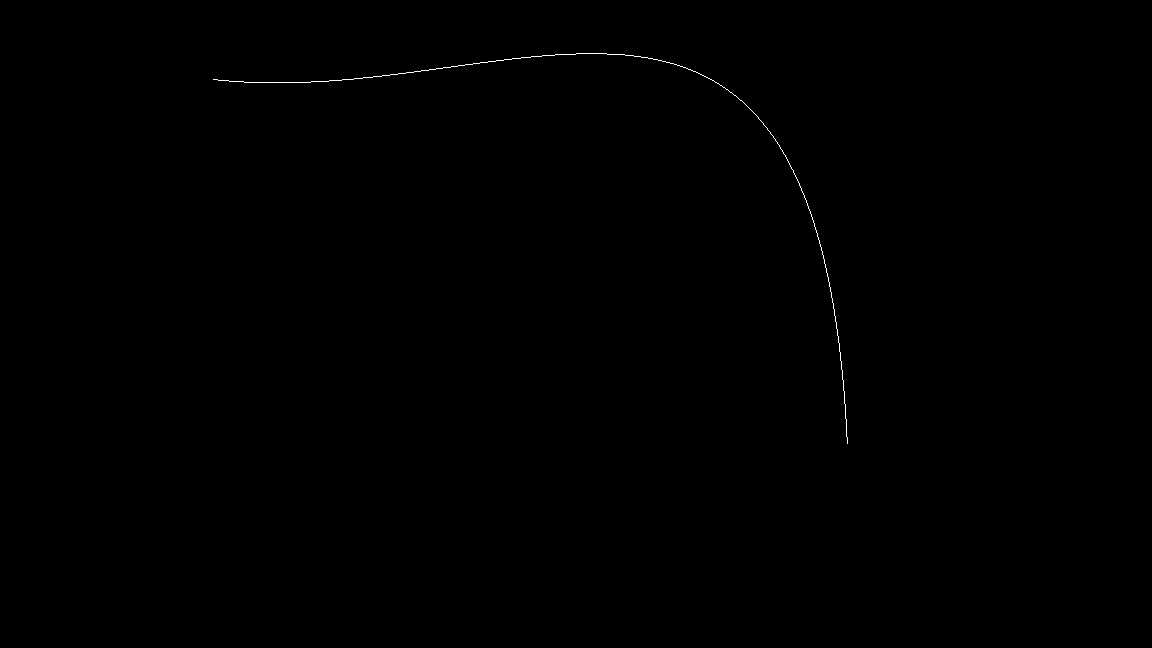
#> input picture code/data/augmentation/hairs/hair-w1.png, 1152 x 648 px
$ python -i preprocessing.py   (imports and definitions only)
#> lines starting #> are read from the running program, lines starting #| are printed output that depends on the picture; after the words box and inside, x2 and y2 are one past the last pixel; in counts of white or black regions, pixels touching at a corner belong together
import cv2
import numpy as np
import seam_carving as sm


class ImagePreprocessor:
    IMAGE_SIZE = (512, 512)

    def apply_image_default(self, image_path, normalize=True, resize_to=IMAGE_SIZE, seam_carving=False):
#> called with image_path = '../data/augmentation/hairs/hair-w1.png', normalize = True, resize_to = (512, 512), seam_carving = False
        image = cv2.imread(image_path, cv2.IMREAD_COLOR)
#> image is the input picture: shape (648, 1152, 3); 0.12% white in thin lines or dots, all inside (x1, y1, x2, y2) = (213, 53, 848, 444)
        if resize_to:
            if seam_carving:
                image = sm.resize(
                    src=image,
                    size=resize_to,
                    energy_mode='forward',
                    order='width-first',
                    keep_mask=None
                )
            else:
                image = cv2.resize(src=image, dsize=resize_to, interpolation=cv2.INTER_NEAREST)
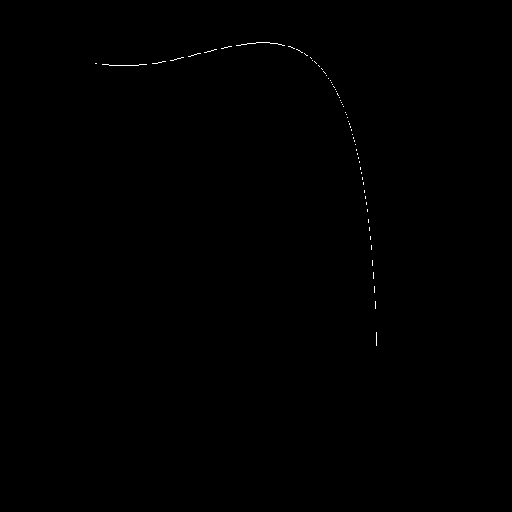
#> image: shape (512, 512, 3); 0.12% white in thin lines or dots, all inside (x1, y1, x2, y2) = (95, 42, 377, 346)
        image = cv2.cvtColor(image, cv2.COLOR_BGR2RGB)
        # normalization step to get numbers between (0, 1)
        if normalize:
            image = image / 255.0

        return image

    def apply_mask_default(self, mask_path, normalize=True, resize_to=IMAGE_SIZE, seam_carving=False):
        mask = cv2.imread(mask_path, cv2.IMREAD_GRAYSCALE)
        no_colors = len(np.unique(mask))
        if resize_to:
            if seam_carving:
                mask = sm.resize(
                    src=mask,
                    size=resize_to,
                    energy_mode='backward',
                    order='width-first',
                    keep_mask=None
                )
            else:
                mask = cv2.resize(src=mask, dsize=resize_to, interpolation=cv2.INTER_NEAREST)

        # normalization step to get numbers between (0, 1)
        if normalize:
            mask = mask / 255.0

        # binarize mask if more that 2 unique colors
        if no_colors > 2:
            mask = np.around(mask)
        mask = np.expand_dims(mask, axis=2)

        # assert mask has only two distinct colors
        assert len(np.unique(mask)) == 2

        return mask

>>> result = ImagePreprocessor().apply_image_default('../data/augmentation/hairs/hair-w1.png')
